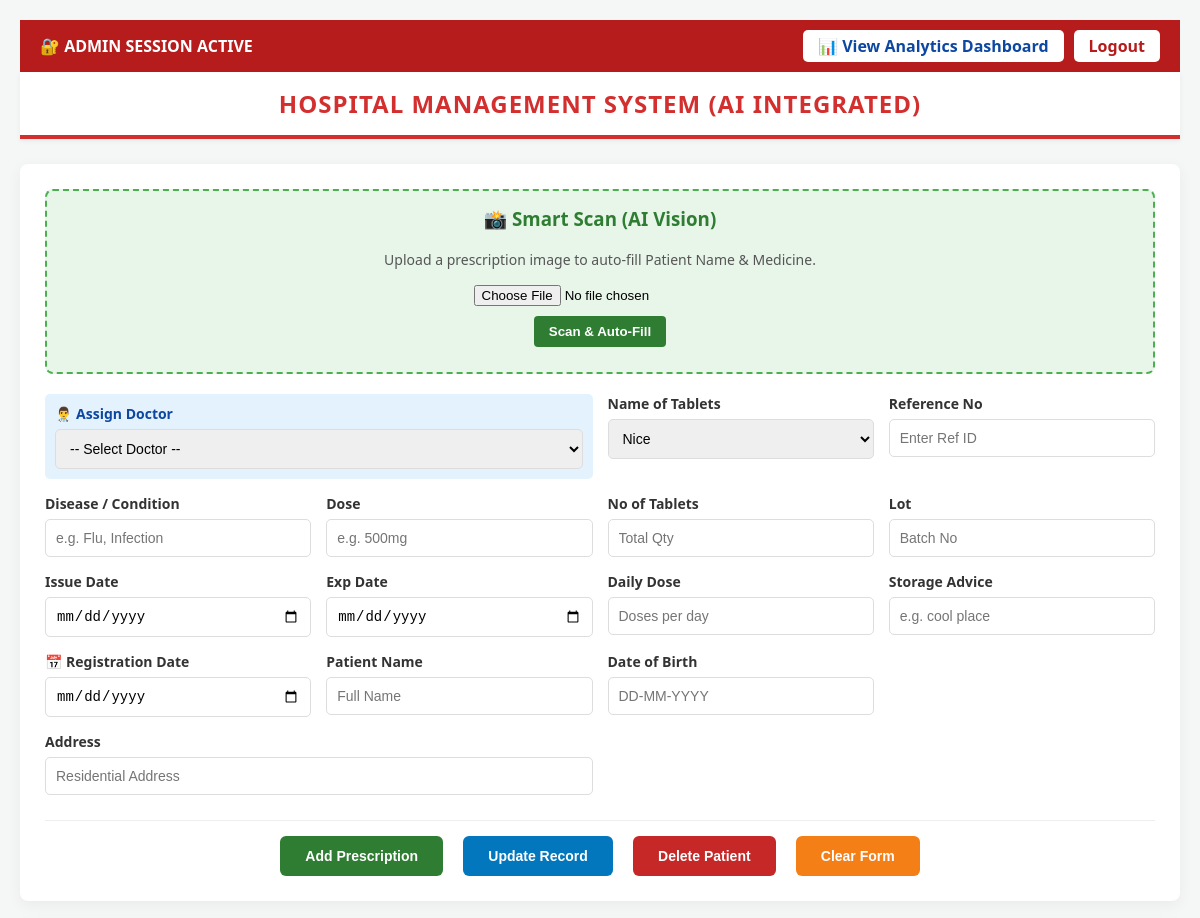
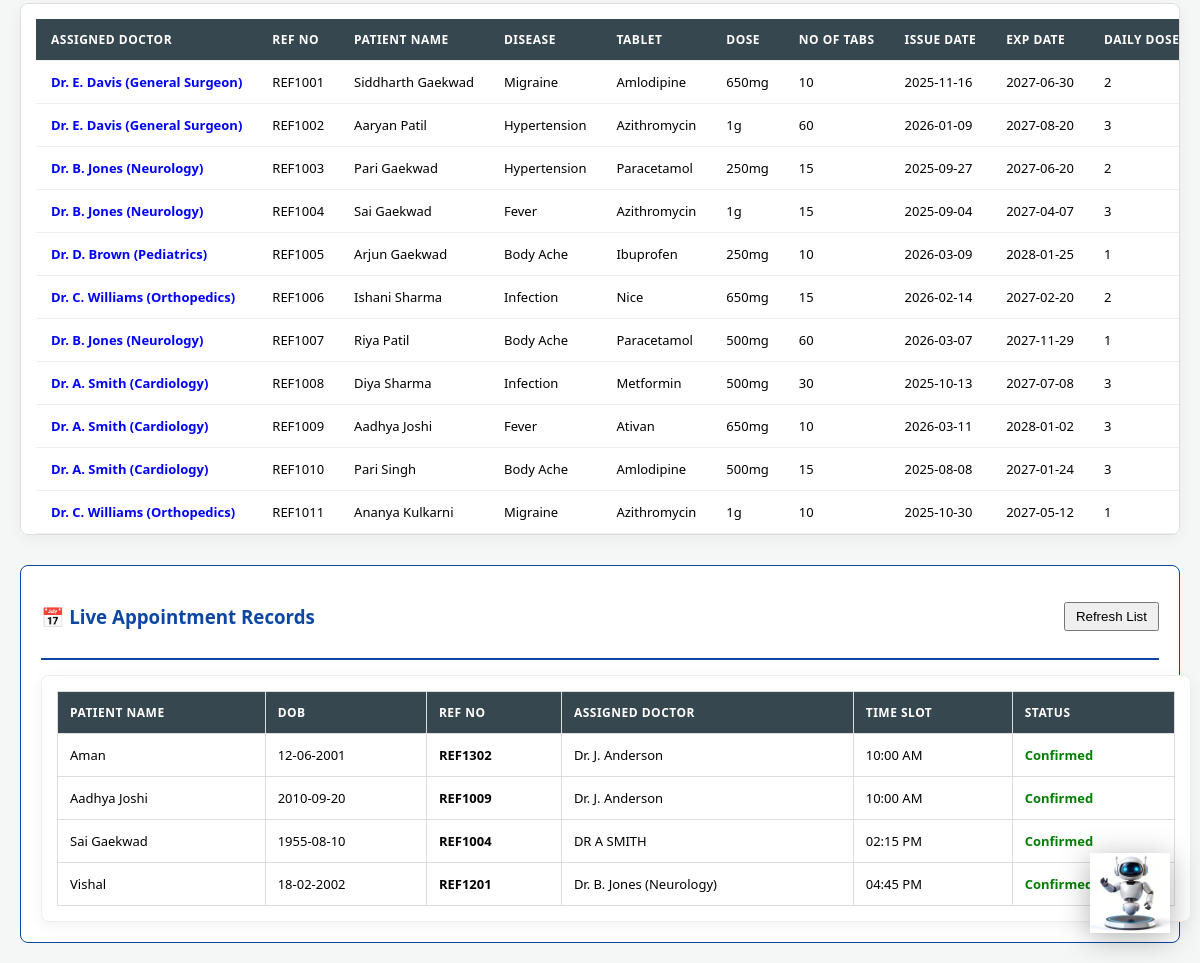
The page / (signed in) on the database its author committed (2 pictures, top to bottom).
### tables this page shows
CREATE TABLE hospital (
            Reference_No TEXT PRIMARY KEY, Nameoftablets TEXT, dose TEXT, 
            Numbersoftablets TEXT, lot TEXT, issuedate TEXT, expdate TEXT, 
            dailydose TEXT, storage TEXT, reg_date TEXT, patientname TEXT, 
            DOB TEXT, patientaddress TEXT, doctor TEXT, Disease TEXT);

### app.py (the view)
@app.route('/')
def index():
    if not session.get('logged_in'):
        return redirect(url_for('login'))
    conn = get_db_connection()
    if conn:
        rows = conn.execute("SELECT * FROM hospital").fetchall()
        patients = [dict(row) for row in rows]
        conn.close()
        return render_template('index.html', patients=patients, doctors=DOCTORS_NAMES)
    return "Database Connection Failed."

### app.py (called while the page is built)
def get_db_connection():
    try:
        conn = sqlite3.connect(db_config['database'])
        conn.row_factory = sqlite3.Row
        return conn
    except Exception as err:
        print(f"❌ Error: {err}")
        return None

### templates/index.html (shortened to what this page needs)
<!DOCTYPE html>
<html lang="en">
<head>
    <link rel="stylesheet" href="{{ url_for('static', filename='style.css') }}">
</head>
<body>
<div class="admin-nav">
    <span style="font-weight: bold;">🔐 ADMIN SESSION ACTIVE</span>
    <div class="nav-links">
        <a href="{{ url_for('dashboard_view') }}" class="dash-link">📊 View Analytics Dashboard</a>
        <a href="/logout" class="logout-link">Logout</a>
    </div>
</div>
<div class="header">
    <h1>HOSPITAL MANAGEMENT SYSTEM (AI INTEGRATED)</h1>
</div>
<div class="container">
    <div class="form-container">
        <div class="ocr-box">
            <h3 style="margin-top: 0; color: #2e7d32;">📸 Smart Scan (AI Vision)</h3>
            <p style="font-size: 14px; color: #555;">Upload a prescription image to auto-fill Patient Name & Medicine.</p>
            <input type="file" id="ocrFile" accept="image/*">
            <br>
            <button type="button" onclick="scanPrescription()" class="ocr-btn">Scan & Auto-Fill</button>
        </div>
        <form id="patientForm" action="/add" method="POST">
            <div class="form-grid">
                <div class="form-group" style="grid-column: span 2; background: #e3f2fd; padding: 10px; border-radius: 5px;">
                    <label style="color: #0d47a1; font-weight: bold;">👨‍⚕️ Assign Doctor</label>
                    <select name="doctor" id="doctor">
                        <option value="">-- Select Doctor --</option>
                    </select>
                </div>
                <div class="form-group">
                    <label>Name of Tablets</label>
                    <select name="name" id="name">
                        <option value="Nice">Nice</option>
                    </select>
                </div>
                <div class="form-group">
                    <label>Reference No</label>
                    <input type="text" name="ref" id="ref" required placeholder="Enter Ref ID">
                </div>
                <div class="form-group">
                    <label>Disease / Condition</label>
                    <input type="text" name="disease" id="disease" placeholder="e.g. Flu, Infection">
                </div>
                <div class="form-group">
                    <label>Dose</label>
                    <input type="text" name="dose" id="dose" placeholder="e.g. 500mg">
                </div>
                <div class="form-group">
                    <label>No of Tablets</label>
                    <input type="text" name="no_of_tablets" id="no_of_tablets" placeholder="Total Qty">
                </div>
                <div class="form-group">
                    <label>Lot</label>
                    <input type="text" name="lot" id="lot" placeholder="Batch No">
                </div>
                <div class="form-group">
                    <label>Issue Date</label>
                    <input type="date" name="issue_date" id="issue_date">
                </div>
                <div class="form-group">
                    <label>Exp Date</label>
                    <input type="date" name="exp_date" id="exp_date">
                </div>
                <div class="form-group">
                    <label>Daily Dose</label>
                    <input type="text" name="daily_dose" id="daily_dose" placeholder="Doses per day">
                </div>
                <div class="form-group">
                    <label>Storage Advice</label>
                    <input type="text" name="storage" id="storage" placeholder="e.g. cool place">
                </div>
                <div class="form-group">
                    <label>📅 Registration Date</label>
                    <input type="date" name="reg_date" id="reg_date" required>
                </div>
                <div class="form-group">
                    <label>Patient Name</label>
                    <input type="text" name="pname" id="pname" placeholder="Full Name">
                </div>
                <div class="form-group">
                    <label>Date of Birth</label>
                    <input type="text" name="dob" id="dob" placeholder="DD-MM-YYYY">
                </div>
                <div class="form-group" style="grid-column: span 2;">
                    <label>Address</label>
                    <input type="text" name="address" id="address" placeholder="Residential Address">
                </div>
            </div>
            <div class="btn-group">
                <button type="submit" class="btn btn-add">Add Prescription</button>
                <button type="submit" formaction="/update" class="btn btn-update">Update Record</button>
                <button type="button" onclick="deleteRecord()" class="btn btn-delete">Delete Patient</button>
                <button type="reset" class="btn btn-clear">Clear Form</button>
            </div>
        </form>
    </div>
    <div class="bottom-section">
        <div class="table-container" style="width: 100%; height: 500px; border: 1px solid #ddd; background: white;">
            <table>
                <thead>
                    <tr>
                        <th>Assigned Doctor</th>
                        <th>Ref No</th>
                        <th>Patient Name</th>
                        <th>Disease</th>
                        <th>Tablet</th>
                        <th>Dose</th>
                        <th>No of Tabs</th>
                        <th>Issue Date</th>
                        <th>Exp Date</th>
                        <th>Daily Dose</th>
                    </tr>
                </thead>
                <tbody>
                    {% for p in patients %}
                    <tr onclick='fillForm({{ p|tojson }})' style="cursor: pointer;">
                        <td style="font-weight:bold; color:blue;">{{ p.doctor }}</td>
                        <td>{{ p.Reference_No }}</td>
                        <td>{{ p.patientname }}</td>
                        <td>{{ p.Disease }}</td>
                        <td>{{ p.Nameoftablets }}</td>
                        <td>{{ p.dose }}</td>
                        <td>{{ p.Numbersoftablets }}</td>
                        <td>{{ p.issuedate }}</td>
                        <td>{{ p.expdate }}</td>
                        <td>{{ p.dailydose }}</td>
                    </tr>
                    {% endfor %}
                </tbody>
            </table>
        </div>
    </div>
    <div class="appt-section">
        <div class="appt-header">
            <h3>📅 Live Appointment Records</h3>
            <button onclick="loadAppointments()" style="padding:5px 10px; cursor:pointer;">Refresh List</button>
        </div>
        <div class="table-container" style="max-height: 400px;">
            <table style="width:100%; text-align:left; border-collapse:collapse;">
                <thead>
                    <tr style="background:#f0f2f5;">
                        <th style="padding:12px; border:1px solid #ddd;">Patient Name</th>
                        <th style="padding:12px; border:1px solid #ddd;">DOB</th>
                        <th style="padding:12px; border:1px solid #ddd;">Ref No</th>
                        <th style="padding:12px; border:1px solid #ddd;">Assigned Doctor</th>
                        <th style="padding:12px; border:1px solid #ddd;">Time Slot</th>
                        <th style="padding:12px; border:1px solid #ddd;">Status</th>
                    </tr>
                </thead>
                <tbody id="appointmentTableBody"></tbody>
            </table>
        </div>
    </div>
</div>
<div id="robot-icon" onclick="toggleChat()">
    <img src="{{ url_for('static', filename='robo.webp') }}" alt="AI Help">
</div>
</body>
</html>

### static/style.css (style rules this page uses)
body { font-family: 'Segoe UI', Tahoma, Geneva, Verdana, sans-serif; background: #f4f7f6; margin: 0; padding: 20px; }
.header { text-align: center; background: white; padding: 15px; border-bottom: 4px solid #d32f2f; margin-bottom: 25px; box-shadow: 0 2px 5px rgba(0,0,0,0.05); }
.header h1 { color: #d32f2f; margin: 0; font-size: 24px; text-transform: uppercase; letter-spacing: 1px; }
.container { max-width: 1300px; margin: auto; }
.form-container { background: white; padding: 25px; border-radius: 8px; box-shadow: 0 4px 15px rgba(0,0,0,0.05); margin-bottom: 20px; }
.form-grid { display: grid; grid-template-columns: repeat(auto-fit, minmax(250px, 1fr)); gap: 15px; }
.form-group { display: flex; flex-direction: column; }
.form-group label { font-weight: 600; margin-bottom: 6px; color: #333; font-size: 14px; }
.form-group input, .form-group select { padding: 10px; border: 1px solid #ddd; border-radius: 5px; font-size: 14px; transition: border 0.3s; }
.btn-group { margin-top: 25px; text-align: center; padding-top: 15px; border-top: 1px solid #eee; }
.btn { padding: 12px 25px; color: white; border: none; cursor: pointer; border-radius: 6px; margin: 0 8px; font-weight: bold; font-size: 14px; transition: transform 0.1s, opacity 0.2s; }
.btn-add { background: #2e7d32; }
.btn-update { background: #0277bd; }
.btn-delete { background: #c62828; }
.btn-clear { background: #f57f17; }
.bottom-section { display: flex; gap: 20px; margin-top: 20px; }
.table-container { background: white; padding: 15px; overflow-x: auto; border-radius: 8px; box-shadow: 0 4px 15px rgba(0,0,0,0.05); border: 1px solid #eee; width: 100%; }
table { width: 100%; border-collapse: collapse; min-width: 1000px; }
th, td { padding: 12px 15px; border-bottom: 1px solid #eee; text-align: left; font-size: 13px; cursor: pointer; }
th { background: #37474f; color: white; text-transform: uppercase; font-size: 12px; letter-spacing: 0.5px; }
#robot-icon { position: fixed; bottom: 30px; right: 30px; width: 80px; height: 80px; cursor: pointer; z-index: 9999; transition: transform 0.3s ease; animation: float 3s ease-in-out infinite; }
#robot-icon img { width: 100%; height: auto; filter: drop-shadow(0 5px 15px rgba(0,0,0,0.3)); }

### templates/index.html (style rules this page uses)
.table-container { overflow-x: auto; white-space: nowrap; }
.ocr-box { background: #e8f5e9; padding: 15px; border-radius: 8px; margin-bottom: 20px; border: 2px dashed #4caf50; text-align: center; }
.ocr-btn { background: #2e7d32; color: white; border: none; padding: 8px 15px; cursor: pointer; border-radius: 4px; font-weight: bold; margin-top: 10px; }
.admin-nav { display: flex; justify-content: space-between; align-items: center; background: #b71c1c; color: white; padding: 10px 20px; }
.nav-links { display: flex; gap: 10px; }
.logout-link, .dash-link { background: white; color: #b71c1c; padding: 5px 15px; border-radius: 5px; text-decoration: none; font-weight: bold; }
.dash-link { color: #0d47a1; }
.appt-section { background: #fff; border: 1px solid #0d47a1; border-radius: 8px; margin-top: 30px; padding: 20px; }
.appt-header { color: #0d47a1; border-bottom: 2px solid #0d47a1; padding-bottom: 10px; margin-bottom: 15px; display: flex; justify-content: space-between; align-items: center; }

### rows shown on the page
hospital: doctor "Dr. E. Davis (General Surgeon)", Reference_No "REF1001", patientname "Siddharth Gaekwad", Disease "Migraine", Nameoftablets "Amlodipine", dose "650mg", Numbersoftablets "10", issuedate "2025-11-16", expdate "2027-06-30", dailydose "2"
hospital: doctor "Dr. E. Davis (General Surgeon)", Reference_No "REF1002", patientname "Aaryan Patil", Disease "Hypertension", Nameoftablets "Azithromycin", dose "1g", Numbersoftablets "60", issuedate "2026-01-09", expdate "2027-08-20", dailydose "3"
hospital: doctor "Dr. B. Jones (Neurology)", Reference_No "REF1003", patientname "Pari Gaekwad", Disease "Hypertension", Nameoftablets "Paracetamol", dose "250mg", Numbersoftablets "15", issuedate "2025-09-27", expdate "2027-06-20", dailydose "2"
hospital: doctor "Dr. B. Jones (Neurology)", Reference_No "REF1004", patientname "Sai Gaekwad", Disease "Fever", Nameoftablets "Azithromycin", dose "1g", Numbersoftablets "15", issuedate "2025-09-04", expdate "2027-04-07", dailydose "3"
hospital: doctor "Dr. D. Brown (Pediatrics)", Reference_No "REF1005", patientname "Arjun Gaekwad", Disease "Body Ache", Nameoftablets "Ibuprofen", dose "250mg", Numbersoftablets "10", issuedate "2026-03-09", expdate "2028-01-25", dailydose "1"
hospital: doctor "Dr. C. Williams (Orthopedics)", Reference_No "REF1006", patientname "Ishani Sharma", Disease "Infection", Nameoftablets "Nice", dose "650mg", Numbersoftablets "15", issuedate "2026-02-14", expdate "2027-02-20", dailydose "2"
hospital: doctor "Dr. B. Jones (Neurology)", Reference_No "REF1007", patientname "Riya Patil", Disease "Body Ache", Nameoftablets "Paracetamol", dose "500mg", Numbersoftablets "60", issuedate "2026-03-07", expdate "2027-11-29", dailydose "1"
hospital: doctor "Dr. A. Smith (Cardiology)", Reference_No "REF1008", patientname "Diya Sharma", Disease "Infection", Nameoftablets "Metformin", dose "500mg", Numbersoftablets "30", issuedate "2025-10-13", expdate "2027-07-08", dailydose "3"
hospital: doctor "Dr. A. Smith (Cardiology)", Reference_No "REF1009", patientname "Aadhya Joshi", Disease "Fever", Nameoftablets "Ativan", dose "650mg", Numbersoftablets "10", issuedate "2026-03-11", expdate "2028-01-02", dailydose "3"
hospital: doctor "Dr. A. Smith (Cardiology)", Reference_No "REF1010", patientname "Pari Singh", Disease "Body Ache", Nameoftablets "Amlodipine", dose "500mg", Numbersoftablets "15", issuedate "2025-08-08", expdate "2027-01-24", dailydose "3"
hospital: doctor "Dr. C. Williams (Orthopedics)", Reference_No "REF1011", patientname "Ananya Kulkarni", Disease "Migraine", Nameoftablets "Azithromycin", dose "1g", Numbersoftablets "10", issuedate "2025-10-30", expdate "2027-05-12", dailydose "1"
